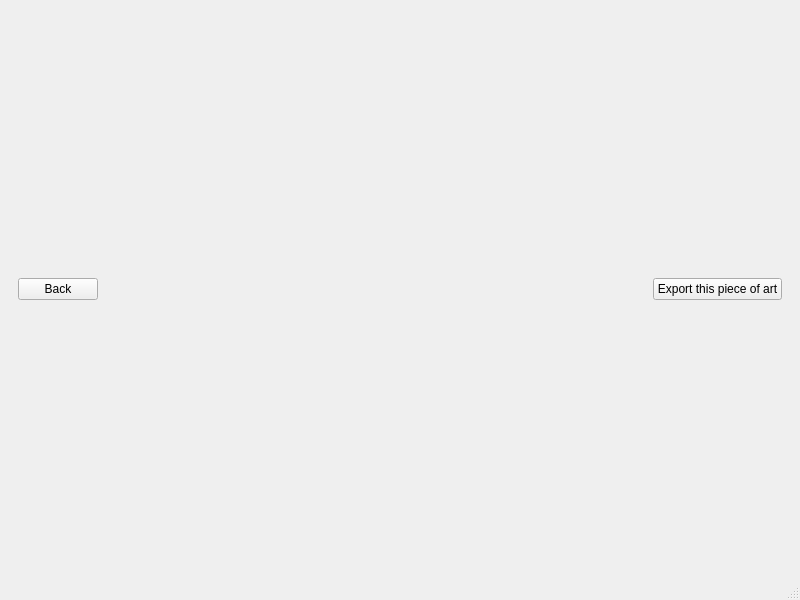
<?xml version="1.0" encoding="UTF-8"?>
<ui version="4.0">
 <class>MainWindow</class>
 <widget class="QMainWindow" name="MainWindow">
  <property name="geometry">
   <rect>
    <x>0</x>
    <y>0</y>
    <width>800</width>
    <height>600</height>
   </rect>
  </property>
  <property name="windowTitle">
   <string>MainWindow</string>
  </property>
  <widget class="QWidget" name="centralwidget">
   <layout class="QVBoxLayout" name="verticalLayout_2">
    <item>
     <widget class="QStackedWidget" name="stackedWidget">
      <property name="currentIndex">
       <number>1</number>
      </property>
      <widget class="QWidget" name="settingsPage">
       <layout class="QFormLayout" name="formLayout">
        <item row="0" column="0">
         <widget class="QLabel" name="label">
          <property name="text">
           <string>Cowsay speech</string>
          </property>
         </widget>
        </item>
        <item row="1" column="0">
         <widget class="QLabel" name="label_2">
          <property name="text">
           <string>Pick a color!! :D</string>
          </property>
         </widget>
        </item>
        <item row="1" column="1">
         <widget class="QPushButton" name="btnColorPicker">
          <property name="text">
           <string>Color picker</string>
          </property>
         </widget>
        </item>
        <item row="2" column="1">
         <widget class="QCheckBox" name="chkboxDarkmode">
          <property name="text">
           <string>Darkmode??</string>
          </property>
         </widget>
        </item>
        <item row="4" column="1">
         <widget class="QPushButton" name="btnGenerate">
          <property name="text">
           <string>Generate Cowsay in 4k!</string>
          </property>
         </widget>
        </item>
        <item row="3" column="1">
         <spacer name="verticalSpacer">
          <property name="orientation">
           <enum>Qt::Vertical</enum>
          </property>
          <property name="sizeHint" stdset="0">
           <size>
            <width>20</width>
            <height>40</height>
           </size>
          </property>
         </spacer>
        </item>
        <item row="0" column="1">
         <widget class="QTextEdit" name="textCowsay"/>
        </item>
       </layout>
      </widget>
      <widget class="QWidget" name="imagePage">
       <layout class="QVBoxLayout" name="verticalLayout">
        <item>
         <layout class="QHBoxLayout" name="horizontalLayout">
          <item>
           <widget class="QPushButton" name="btnBack">
            <property name="text">
             <string>Back</string>
            </property>
           </widget>
          </item>
          <item>
           <spacer name="horizontalSpacer">
            <property name="orientation">
             <enum>Qt::Horizontal</enum>
            </property>
            <property name="sizeHint" stdset="0">
             <size>
              <width>40</width>
              <height>20</height>
             </size>
            </property>
           </spacer>
          </item>
          <item>
           <widget class="QPushButton" name="btnExport">
            <property name="text">
             <string>Export this piece of art</string>
            </property>
           </widget>
          </item>
         </layout>
        </item>
       </layout>
      </widget>
     </widget>
    </item>
   </layout>
  </widget>
  <widget class="QMenuBar" name="menubar">
   <property name="geometry">
    <rect>
     <x>0</x>
     <y>0</y>
     <width>800</width>
     <height>22</height>
    </rect>
   </property>
  </widget>
  <widget class="QStatusBar" name="statusbar"/>
 </widget>
 <resources/>
 <connections/>
</ui>
